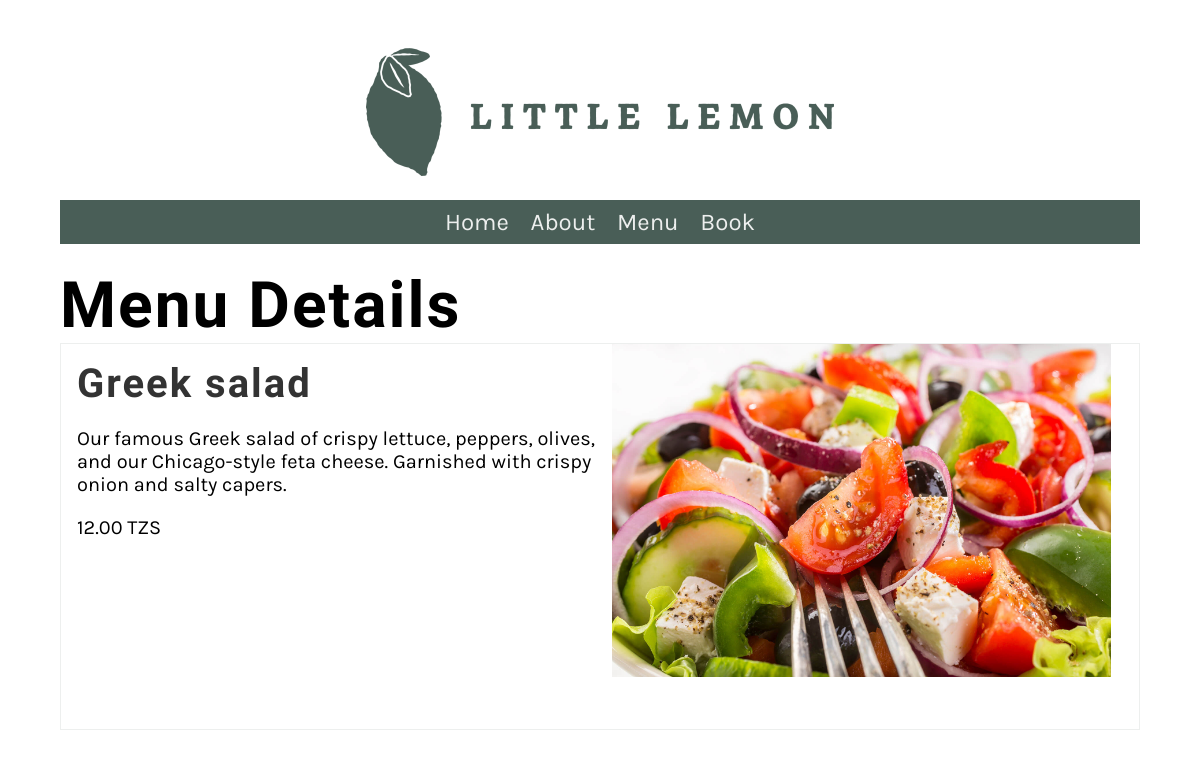
The page /menu_item/1 on the database as committed earlier.
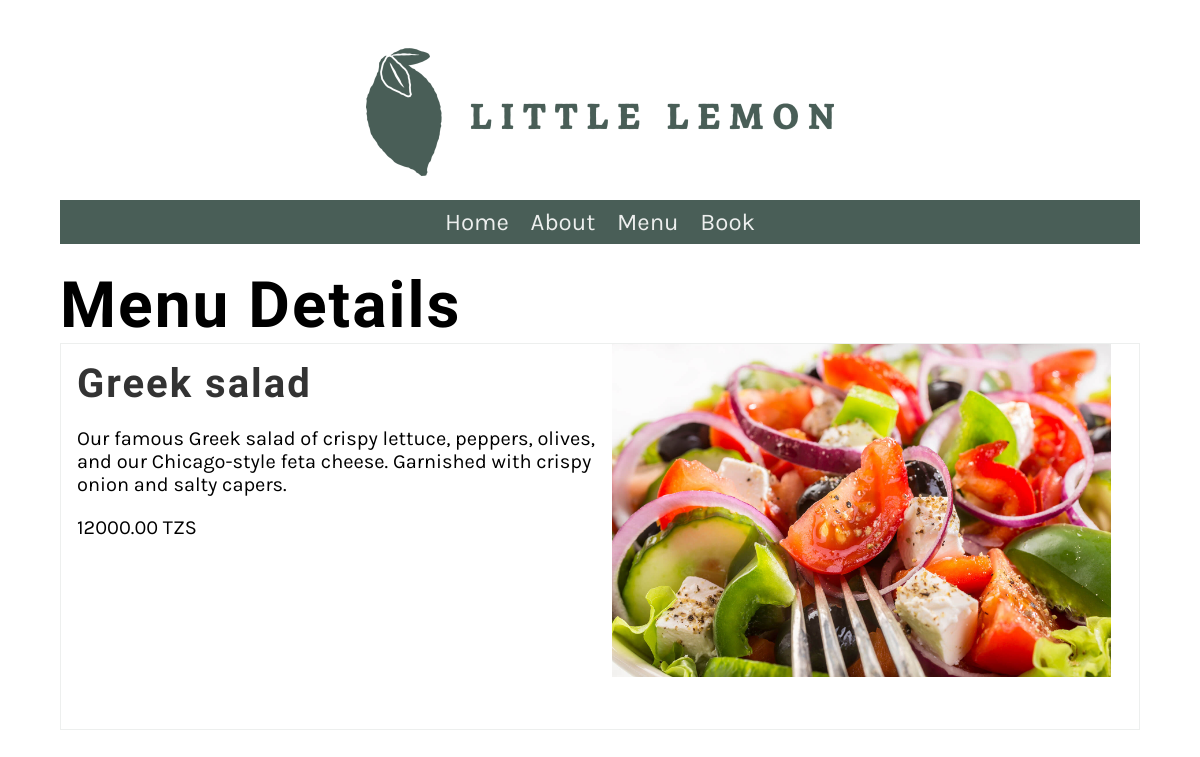
The same page on the database as committed later.
### restaurant/models.py (models this page shows, shortened)
class Menu(models.Model):
   name = models.CharField(max_length=255)
   price = models.IntegerField()
   description = models.CharField(max_length=1000, default='')
   photo = models.ImageField(upload_to='menu_photos/', default='')

### restaurant/views.py (the view)
# urls.py: path('menu_item/<int:pk>', views.display_menu_item, name="menu_item")
def display_menu_item(request, pk=None):
    if pk:
        menu_item = Menu.objects.get(pk=pk)
    else:
        menu_item = ""
    return render(request, 'menu_item.html', {'menu_item': menu_item})

### restaurant/templates/menu_item.html
{% extends 'base.html' %}
{% load static %}
{% block content %}
<h1>Menu Details</h1>
<article>
  <div class="row">
  <div class="column">
    <h2>{{ menu_item.name }}</h2>
    <p>{{ menu_item.description }}</p>
    <p>{{ menu_item.price }}.00 TZS</p>
  </div>
  <div class="column">
    <figure class="figure">
      <img src={{ menu_item.photo.url }}>
    </figure>
  </div>
</div>
</article>
{% endblock %}

Rows that differ between the two databases and show on the page:
changed Menu "Greek salad": price "12" → "12000"
